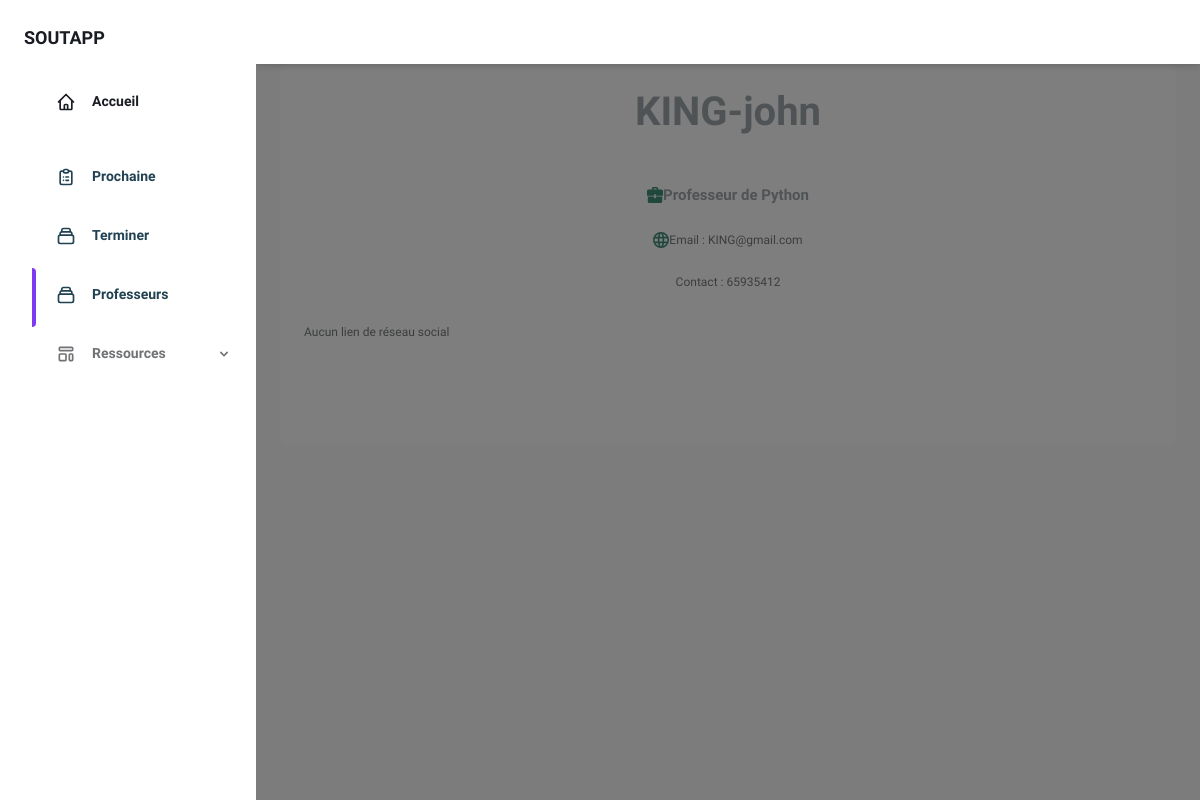
The page /prof_detail/4 (signed in) on the database as committed earlier.
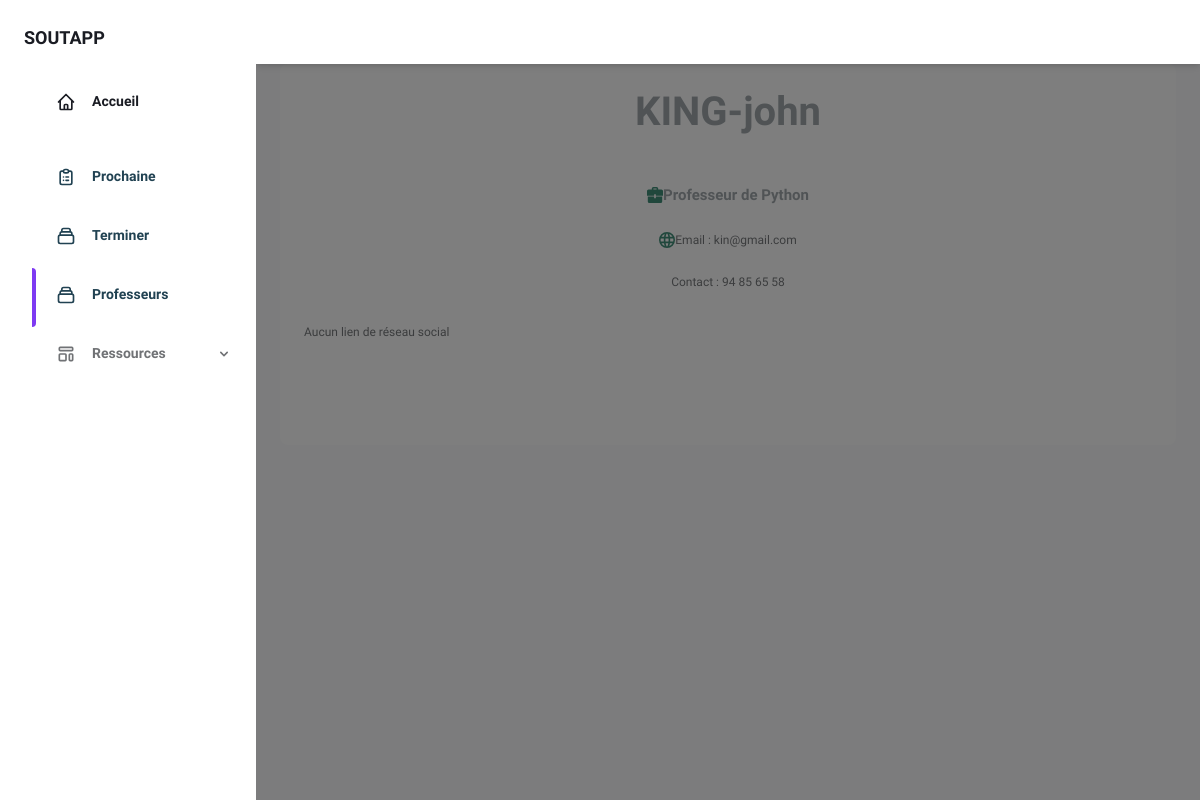
The same page on the database as committed later.
### soutapp/models.py (models this page shows, shortened)
class Professeur(models.Model):
    id_prof = models.AutoField(primary_key=True)
    nom_prof = models.CharField(max_length=50)
    prenom_prof = models.CharField(max_length=50)
    specialite_prof = models.CharField(max_length=150)
    image_prof = models.ImageField(upload_to='prof_photos/')
    adresse_prof = models.CharField(max_length=100)
    telephone_prof = models.CharField(max_length=50)
    email_prof = models.EmailField(max_length=100)
    created_at = models.DateTimeField(auto_now_add=True)

### soutapp/views.py (the view)
# urls.py: path('prof_detail/<int:pk>', views.ProfDetail.as_view(), name='prof_detail'),
class ProfDetail(DetailView):
    model = Professeur
    template_name = 'session-blog/prof_detail.html'
    context_object_name = 'prof'
    def dispatch(self, request, *args, **kwargs):
        if not request.session.get('user_id'):
            return redirect('login')
        return super().dispatch(request, *args, **kwargs)
    def get_context_data(self, **kwargs):
        context = super().get_context_data(**kwargs)
        professeur = self.object
        context['prof_pre'] = professeur  # professeur actuelle
        try:
            context['lien'] = professeur.liensociale_set.all()  # lien associé
        except Exception as e:
            pass
        return context

### soutapp/templates/session-blog/prof_detail.html (shortened to what the changed rows need)
{% extends 'session-templates/base.html' %}
{% load static %}
{% block content %}
<div class="max-w-4xl flex items-center h-auto lg:h-screen flex-wrap mx-auto my-32 lg:my-0">
    <div id="profile"
        class="w-full lg:w-3/5 rounded-lg lg:rounded-l-lg lg:rounded-r-none shadow-2xl bg-white opacity-75 mx-6 lg:mx-0">
        <div class="p-4 md:p-12 text-center lg:text-left">
            {% if prof_pre %}
                <h1 class="text-3xl font-bold pt-8 lg:pt-0">{{ prof_pre.nom_prof }}-{{ prof_pre.prenom_prof }}</h1>
                <div class="mx-auto lg:mx-0 w-4/5 pt-3 border-b-2 border-green-500 opacity-25"></div>
                <p class="pt-4 text-base font-bold flex items-center justify-center lg:justify-start">
                    <svg class="h-4 fill-current text-green-700 pr-4" xmlns="http://www.w3.org/2000/svg"
                        viewBox="0 0 20 20">
                        <path
                            d="M9 12H1v6a2 2 0 0 0 2 2h14a2 2 0 0 0 2-2v-6h-8v2H9v-2zm0-1H0V5c0-1.1.9-2 2-2h4V2a2 2 0 0 1 2-2h4a2 2 0 0 1 2 2v1h4a2 2 0 0 1 2 2v6h-9V9H9v2zm3-8V2H8v1h4z" />
                    </svg> Professeur de {{ prof_pre.specialite_prof }}
                </p>
                <p class="pt-2 text-gray-600 text-xs lg:text-sm flex items-center justify-center lg:justify-start">
                     Email : {{ prof_pre.email_prof }}
                </p>
                <p class="pt-2 text-gray-600 text-xs lg:text-sm flex items-center justify-center lg:justify-start">
                    Contact : {{ prof_pre.telephone_prof }}
                </p>
            {% endif %}
            <div class="mt-6 pb-16 lg:pb-0 w-4/5 lg:w-full mx-auto flex flex-wrap items-center justify-between">
                {% if lien %}
                    {% for link in lien %}
                        {% if link.designation == 'instagram' or link.designation == 'Instagram' %}
                            <a class="link" href="{{ link.lien }}" data-tippy-content="@instagram_handle">
                                <svg class="h-6 fill-current text-gray-600 hover:text-green-700" role="img" viewBox="0 0 24 24"
                                    xmlns="http://www.w3.org/2000/svg">
                                    <title>Instagram</title>
                                    <path
                                d="M12 0C8.74 0 8.333.015 7.053.072 5.775.132 4.905.333 4.14.63c-.789.306-1.459.717-2.126 1.384S.935 3.35.63 4.14C.333 4.905.131 5.775.072 7.053.012 8.333 0 8.74 0 12s.015 3.667.072 4.947c.06 1.277.261 2.148.558 2.913.306.788.717 1.459 1.384 2.126.667.666 1.336 1.079 2.126 1.384.766.296 1.636.499 2.913.558C8.333 23.988 8.74 24 12 24s3.667-.015 4.947-.072c1.277-.06 2.148-.262 2.913-.558.788-.306 1.459-.718 2.126-1.384.666-.667 1.079-1.335 1.384-2.126.296-.765.499-1.636.558-2.913.06-1.28.072-1.687.072-4.947s-.015-3.667-.072-4.947c-.06-1.277-.262-2.149-.558-2.913-.306-.789-.718-1.459-1.384-2.126C21.319 1.347 20.651.935 19.86.63c-.765-.297-1.636-.499-2.913-.558C15.667.012 15.26 0 12 0zm0 2.16c3.203 0 3.585.016 4.85.071 1.17.055 1.805.249 2.227.415.562.217.96.477 1.382.896.419.42.679.819.896 1.381.164.422.36 1.057.413 2.227.057 1.266.07 1.646.07 4.85s-.015 3.585-.074 4.85c-.061 1.17-.256 1.805-.421 2.227-.224.562-.479.96-.899 1.382-.419.419-.824.679-1.38.896-.42.164-1.065.36-2.235.413-1.274.057-1.649.07-4.859.07-3.211 0-3.586-.015-4.859-.074-1.171-.061-1.816-.256-2.236-.421-.569-.224-.96-.479-1.379-.899-.421-.419-.69-.824-.9-1.38-.165-.42-.359-1.065-.42-2.235-.045-1.26-.061-1.649-.061-4.844 0-3.196.016-3.586.061-4.861.061-1.17.255-1.814.42-2.234.21-.57.479-.96.9-1.381.419-.419.81-.689 1.379-.898.42-.166 1.051-.361 2.221-.421 1.275-.045 1.65-.06 4.859-.06l.045.03zm0 3.678c-3.405 0-6.162 2.76-6.162 6.162 0 3.405 2.76 6.162 6.162 6.162 3.405 0 6.162-2.76 6.162-6.162 0-3.405-2.76-6.162-6.162-6.162zM12 16c-2.21 0-4-1.79-4-4s1.79-4 4-4 4 1.79 4 4-1.79 4-4 4zm7.846-10.405c0 .795-.646 1.44-1.44 1.44-.795 0-1.44-.646-1.44-1.44 0-.794.646-1.439 1.44-1.439.793-.001 1.44.645 1.44 1.439z" />
                                </svg>
                            </a>
                        {% elif link.designation == 'facebook' or link.designation == 'Facebook' %}
                            <a class="link" href="{{ link.lien }}" data-tippy-content="@facebook_handle">
                                <svg class="h-6 fill-current text-gray-600 hover:text-green-700" role="img" viewBox="0 0 24 24"
                                    xmlns="http://www.w3.org/2000/svg">
                                    <title>Facebook</title>
                                    <path
                                d="M22.676 0H1.324C.593 0 0 .593 0 1.324v21.352C0 23.408.593 24 1.324 24h11.494v-9.294H9.689v-3.621h3.129V8.41c0-3.099 1.894-4.785 4.659-4.785 1.325 0 2.464.097 2.796.141v3.24h-1.921c-1.5 0-1.792.721-1.792 1.771v2.311h3.584l-.465 3.63H16.56V24h6.115c.733 0 1.325-.592 1.325-1.324V1.324C24 .593 23.408 0 22.676 0" />
                                </svg>
                            </a>
                        {% elif link.designation == 'x' or link.designation == 'twitter' or link.designation == 'X' or link.designation == 'Twitter' %}
                            <a class="link" href="{{ link.lien }}" data-tippy-content="@twitter_handle">
                                <svg class="h-6 fill-current text-gray-600 hover:text-green-700" role="img" viewBox="0 0 24 24"
                                    xmlns="http://www.w3.org/2000/svg">
                                    <title>Twitter</title>
                                    <path
                                d="M23.954 4.569c-.885.389-1.83.654-2.825.775 1.014-.611 1.794-1.574 2.163-2.723-.951.555-2.005.959-3.127 1.184-.896-.959-2.173-1.559-3.591-1.559-2.717 0-4.92 2.203-4.92 4.917 0 .39.045.765.127 1.124C7.691 8.094 4.066 6.13 1.64 3.161c-.427.722-.666 1.561-.666 2.475 0 1.71.87 3.213 2.188 4.096-.807-.026-1.566-.248-2.228-.616v.061c0 2.385 1.693 4.374 3.946 4.827-.413.111-.849.171-1.296.171-.314 0-.615-.03-.916-.086.631 1.953 2.445 3.377 4.604 3.417-1.68 1.319-3.809 2.105-6.102 2.105-.39 0-.779-.023-1.17-.067 2.189 1.394 4.768 2.209 7.557 2.209 9.054 0 13.999-7.496 13.999-13.986 0-.209 0-.42-.015-.63.961-.689 1.8-1.56 2.46-2.548l-.047-.02z" />
                                </svg>
                            </a>
                        {% elif link.designation == 'github' or link.designation == 'GitHub' %}
                            <a class="link" href="{{ link.lien }}" data-tippy-content="@github_handle">
                                <svg class="h-6 fill-current text-gray-600 hover:text-green-700" role="img" viewBox="0 0 24 24"
                                    xmlns="http://www.w3.org/2000/svg">
                                    <title>GitHub</title>
                                    <path
                                d="M12 .297c-6.63 0-12 5.373-12 12 0 5.303 3.438 9.8 8.205 11.385.6.113.82-.258.82-.577 0-.285-.01-1.04-.015-2.04-3.338.724-4.042-1.61-4.042-1.61C4.422 18.07 3.633 17.7 3.633 17.7c-1.087-.744.084-.729.084-.729 1.205.084 1.838 1.236 1.838 1.236 1.07 1.835 2.809 1.305 3.495.998.108-.776.417-1.305.76-1.605-2.665-.3-5.466-1.332-5.466-5.93 0-1.31.465-2.38 1.235-3.22-.135-.303-.54-1.523.105-3.176 0 0 1.005-.322 3.3 1.23.96-.267 1.98-.399 3-.405 1.02.006 2.04.138 3 .405 2.28-1.552 3.285-1.23 3.285-1.23.645 1.653.24 2.873.12 3.176.765.84 1.23 1.91 1.23 3.22 0 4.61-2.805 5.625-5.475 5.92.42.36.81 1.096.81 2.22 0 1.606-.015 2.896-.015 3.286 0 .315.21.69.825.57C20.565 22.092 24 17.592 24 12.297c0-6.627-5.373-12-12-12" />
                                </svg>
                            </a>
                        {% elif link.designation == 'youtube' or link.designation == 'YouTube' %}
                            <a class="link" href="{{ link.lien }}" data-tippy-content="@youtube_handle">
                                <svg class="h-6 fill-current text-gray-600 hover:text-green-700" role="img"
                                    xmlns="http://www.w3.org/2000/svg" viewBox="0 0 24 24">
                                    <title>YouTube</title>
                                    <path
                                d="M23.495 6.205a3.007 3.007 0 0 0-2.088-2.088c-1.87-.501-9.396-.501-9.396-.501s-7.507-.01-9.396.501A3.007 3.007 0 0 0 .527 6.205a31.247 31.247 0 0 0-.522 5.805 31.247 31.247 0 0 0 .522 5.783 3.007 3.007 0 0 0 2.088 2.088c1.868.502 9.396.502 9.396.502s7.506 0 9.396-.502a3.007 3.007 0 0 0 2.088-2.088 31.247 31.247 0 0 0 .5-5.783 31.247 31.247 0 0 0-.5-5.805zM9.609 15.601V8.408l6.264 3.602z" />
                                </svg>
                            </a>
                        {% endif %}
                    {% endfor %}
                {% else %}
                    <p class="pt-2 text-gray-600 text-xs lg:text-sm flex items-center justify-center lg:justify-start">
                    </p>
                {% endif %}
            </div>
        </div>
    </div>
</div>
{% endblock %}

Rows that differ between the two databases and show on the page:
changed Professeur "KING": email_prof "KING@gmail.com" → "kin@gmail.com"; telephone_prof "65935412" → "94 85 65 58"
